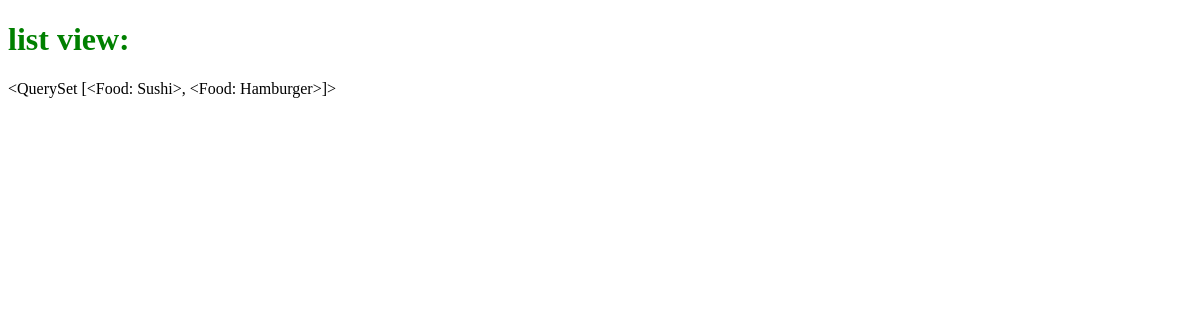
The page /list/ on the database as committed earlier.
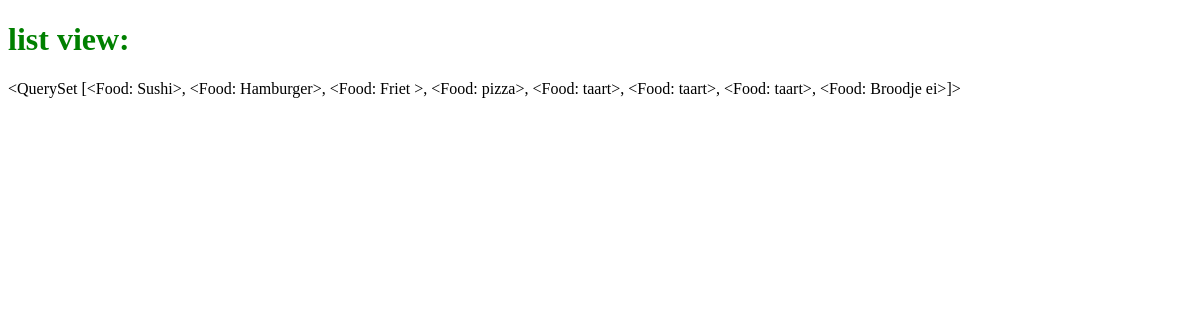
The same page on the database as committed later.
### foods/models.py (models this page shows)
class Food(models.Model):
    title = models.CharField(max_length=20)
    slug = models.SlugField(blank=True) #(unique=True)
    description = models.TextField(null=True, default="")
    price = models.DecimalField(max_digits=100, decimal_places=2, default=0.00)
    def __unicode__(self):
        return self.title

### foods/views.py (the view)
# urls.py: url(r'^list/$', 'foods.views.list_view', name='list_view'),
def list_view(request):
    print request
    template = "list_view.html"
    allfoods = Food.objects.all()
    context = {
        "title": "Hello , List",
        "allfoods": allfoods
    }
    return render(request, template, context)

### templates/list_view.html (shortened to what this page needs)
 {% extends "base.html" %}
{% block content %}
<h1>list  view: </h1>
  {{allfoods}}
{% endblock content %}

Rows that differ between the two databases and show on the page:
changed Food: title.title "<QuerySet [<Food: Sushi>, <Food: Hamburger>]>" → "<QuerySet [<Food: Sushi>, <Food: Hamburger>, <Food: Friet >, <Food: pizza>, <Food: taart>, <Food: taart>, <Food: taart>, <Food: Broodje ei>]>"
